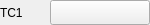
<?xml version="1.0" encoding="UTF-8"?>
<ui version="4.0">
 <class>TsStatus</class>
 <widget class="QWidget" name="TsStatus">
  <property name="geometry">
   <rect>
    <x>0</x>
    <y>0</y>
    <width>150</width>
    <height>25</height>
   </rect>
  </property>
  <property name="windowTitle">
   <string>Form</string>
  </property>
  <layout class="QHBoxLayout" name="horizontalLayout">
   <property name="spacing">
    <number>0</number>
   </property>
   <property name="leftMargin">
    <number>0</number>
   </property>
   <property name="topMargin">
    <number>0</number>
   </property>
   <property name="rightMargin">
    <number>0</number>
   </property>
   <property name="bottomMargin">
    <number>0</number>
   </property>
   <item>
    <widget class="QLabel" name="lName">
     <property name="minimumSize">
      <size>
       <width>50</width>
       <height>25</height>
      </size>
     </property>
     <property name="maximumSize">
      <size>
       <width>50</width>
       <height>25</height>
      </size>
     </property>
     <property name="text">
      <string>ТС1</string>
     </property>
    </widget>
   </item>
   <item>
    <spacer name="horizontalSpacer">
     <property name="orientation">
      <enum>Qt::Horizontal</enum>
     </property>
     <property name="sizeHint" stdset="0">
      <size>
       <width>40</width>
       <height>20</height>
      </size>
     </property>
    </spacer>
   </item>
   <item>
    <widget class="QPushButton" name="pbTsState">
     <property name="minimumSize">
      <size>
       <width>100</width>
       <height>25</height>
      </size>
     </property>
     <property name="maximumSize">
      <size>
       <width>100</width>
       <height>25</height>
      </size>
     </property>
     <property name="text">
      <string/>
     </property>
     <property name="checkable">
      <bool>true</bool>
     </property>
    </widget>
   </item>
  </layout>
 </widget>
 <resources/>
 <connections/>
</ui>
